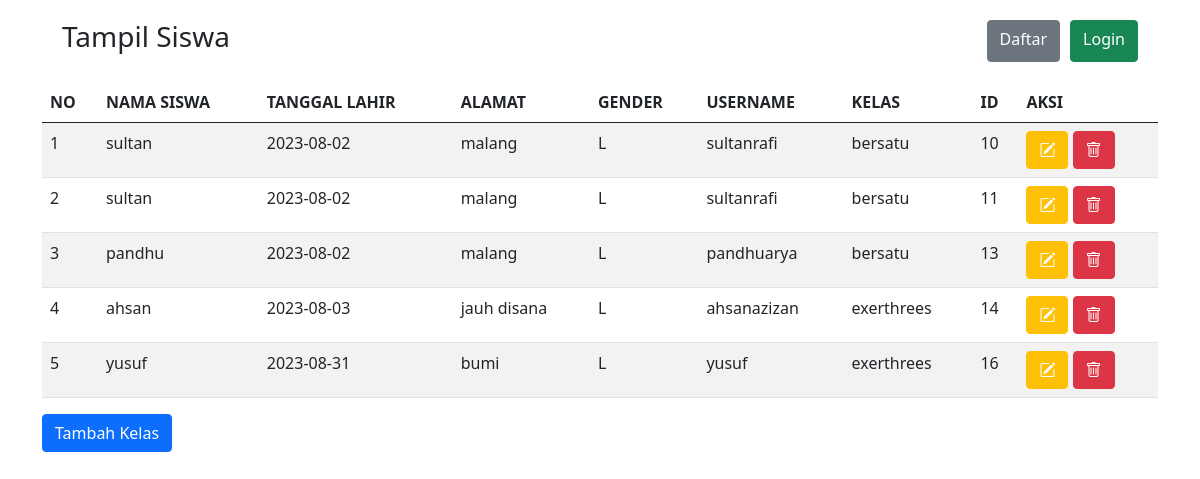
The app's page /tampil_siswa.php with its own data.
### tables this page shows
CREATE TABLE `siswa` (
  `id_siswa` int(11) NOT NULL,
  `nama_siswa` varchar(100) NOT NULL,
  `tanggal_lahir` date NOT NULL,
  `gender` enum('L','P') NOT NULL,
  `alamat` text NOT NULL,
  `username` varchar(255) DEFAULT NULL,
  `password` varchar(255) DEFAULT NULL,
  `id_kelas` int(11) NOT NULL
);

CREATE TABLE `kelas` (
  `id_kelas` int(11) NOT NULL,
  `nama_kelas` varchar(20) NOT NULL,
  `kelompok` varchar(20) NOT NULL
);

### tampil_siswa.php (the view, shortened to what this page needs)
<!DOCTYPE html>
<html>
<head>
    <link rel="stylesheet" href="https://cdn.jsdelivr.net/npm/bootstrap-icons@1.11.1/font/bootstrap-icons.css">
    <link href="https://cdn.jsdelivr.net/npm/bootstrap@5.0.1/dist/css/bootstrap.min.css" rel="stylesheet"
>
</head>
<body class="container">
    <div style="padding: 20px; display: flex; justify-content: space-between;">
        <h3>Tampil Siswa</h3>
        <div style="display: flex; gap: 10px;">
            <a href="tambah_siswa.php" class="btn btn-secondary">Daftar</a>
            <a href="login.php" class="btn btn-success">Login</a>
        </div>
    </div>
    <table class="table table-hover table-striped">
        <thead>
            <tr>
                <th>NO</th>
                <th>NAMA SISWA</th>
                <th>TANGGAL LAHIR</th>
                <th>ALAMAT</th>
                <th>GENDER</th>
                <th>USERNAME</th>
                <th>KELAS</th>
                <th>ID</th>
                <th>AKSI</th>
            </tr>
        </thead>
        <tbody>
            <?php
            include "connect.php";
            $qry_siswa = mysqli_query($conn, "select * from siswa join kelas on kelas.id_kelas=siswa.id_kelas");
            $no = 0;
            while ($data_siswa = mysqli_fetch_array($qry_siswa)) {
                $no++; ?>
                <tr>
                    <td>
                        <?= $no ?>
                    </td>
                    <td>
                        <?= $data_siswa['nama_siswa'] ?>
                    </td>
                    <td>
                        <?= $data_siswa['tanggal_lahir'] ?>
                    </td>
                    <td>
                        <?= $data_siswa['alamat'] ?>
                    </td>
                    <td>
                        <?= $data_siswa['gender'] ?>
                    </td>
                    <td>
                        <?= $data_siswa['username'] ?>
                    </td>
                    <td>
                        <?= $data_siswa['nama_kelas'] ?>
                    </td>
                    <td>
                        <?= $data_siswa['id_siswa'] ?>
                    </td>
                    <td>
                        <a href="ubah_siswa.php?id_siswa=<?= $data_siswa['id_siswa'] ?>"
                            class="btn btn-warning text-white"><i class="bi bi-pencil-square"></i></a>
                        <a href="hapus.php?id_siswa=<?= $data_siswa['id_siswa'] ?>"
                            onclick="return confirm('Apakah anda yakin menghapus data ini?')" class="btn btn-danger"><i
                                class="bi bi-trash"></i></a>
                    </td>
                </tr>
                <?php
            }
            ?>
        </tbody>
    </table>
    <a href="tambah_kelas.php" class="btn btn-primary">Tambah Kelas</a>
</body>
</html>

### records on screen
siswa: nama_siswa "sultan", tanggal_lahir "2023-08-02", alamat "malang", gender "L", username "sultanrafi", id_kelas.nama_kelas "bersatu", id_siswa "10"
siswa: nama_siswa "sultan", tanggal_lahir "2023-08-02", alamat "malang", gender "L", username "sultanrafi", id_kelas.nama_kelas "bersatu", id_siswa "11"
siswa: nama_siswa "pandhu", tanggal_lahir "2023-08-02", alamat "malang", gender "L", username "pandhuarya", id_kelas.nama_kelas "bersatu", id_siswa "13"
siswa: nama_siswa "ahsan", tanggal_lahir "2023-08-03", alamat "jauh disana", gender "L", username "ahsanazizan", id_kelas.nama_kelas "exerthrees", id_siswa "14"
siswa: nama_siswa "yusuf", tanggal_lahir "2023-08-31", alamat "bumi", gender "L", username "yusuf", id_kelas.nama_kelas "exerthrees", id_siswa "16"
